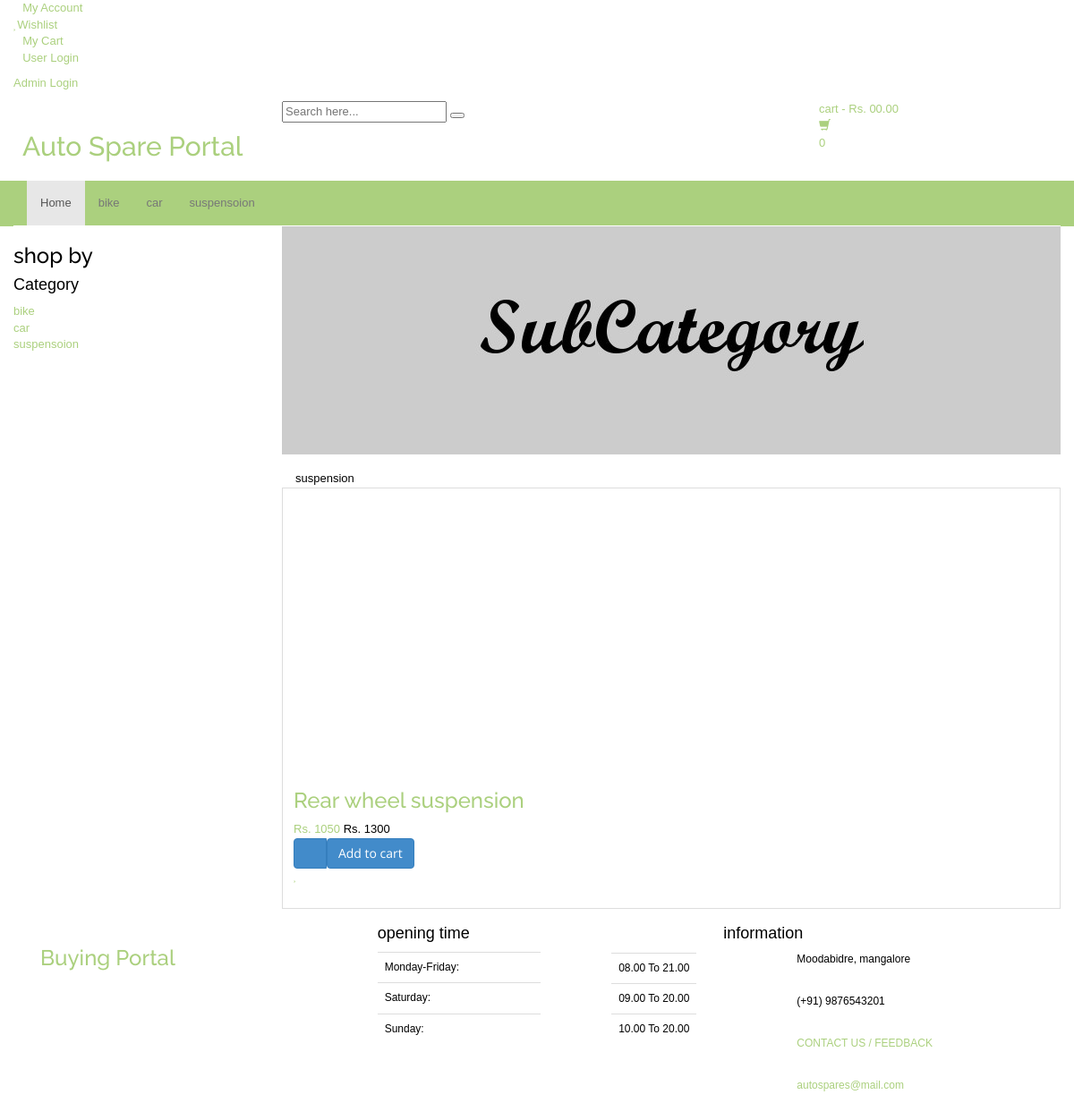
Page /sub-category.php?scid=15 on the committed database.
### tables this page shows
CREATE TABLE `category` (
  `id` int(11) NOT NULL,
  `categoryName` varchar(255) DEFAULT NULL,
  `categoryDescription` longtext DEFAULT NULL,
  `creationDate` timestamp NOT NULL DEFAULT current_timestamp(),
  `updationDate` varchar(255) DEFAULT NULL
);

CREATE TABLE `subcategory` (
  `id` int(11) NOT NULL,
  `categoryid` int(11) DEFAULT NULL,
  `subcategory` varchar(255) DEFAULT NULL,
  `creationDate` timestamp NULL DEFAULT current_timestamp(),
  `updationDate` varchar(255) DEFAULT NULL
);

CREATE TABLE `products` (
  `id` int(11) NOT NULL,
  `category` int(11) NOT NULL,
  `subCategory` int(11) DEFAULT NULL,
  `productName` varchar(255) DEFAULT NULL,
  `productCompany` varchar(255) DEFAULT NULL,
  `productPrice` int(11) DEFAULT NULL,
  `productPriceBeforeDiscount` int(11) DEFAULT NULL,
  `productDescription` longtext DEFAULT NULL,
  `productImage1` varchar(255) DEFAULT NULL,
  `productImage2` varchar(255) DEFAULT NULL,
  `productImage3` varchar(255) DEFAULT NULL,
  `shippingCharge` int(11) DEFAULT NULL,
  `productAvailability` varchar(255) DEFAULT NULL,
  `postingDate` timestamp NULL DEFAULT current_timestamp(),
  `updationDate` varchar(255) DEFAULT NULL
);

### sub-category.php (the view, shortened to what this page needs)
<?php
include('includes/config.php');
$cid=intval($_GET['scid']);
?>
<!DOCTYPE html>
<html lang="en">
	<head>
	    <link rel="stylesheet" href="assets/css/bootstrap.min.css">
	    <link rel="stylesheet" href="assets/css/main.css">
	    <link rel="stylesheet" href="assets/css/green.css">
	    <link rel="stylesheet" href="assets/css/owl.carousel.css">
		<link rel="stylesheet" href="assets/css/owl.transitions.css">
		<link href="assets/css/lightbox.css" rel="stylesheet">
		<link rel="stylesheet" href="assets/css/animate.min.css">
		<link rel="stylesheet" href="assets/css/rateit.css">
		<link rel="stylesheet" href="assets/css/bootstrap-select.min.css">
		<link rel="stylesheet" href="assets/css/config.css">
		<link href="assets/css/green.css" rel="alternate stylesheet" title="Green color">
		<link href="assets/css/blue.css" rel="alternate stylesheet" title="Blue color">
		<link href="assets/css/red.css" rel="alternate stylesheet" title="Red color">
		<link href="assets/css/orange.css" rel="alternate stylesheet" title="Orange color">
		<link href="assets/css/dark-green.css" rel="alternate stylesheet" title="Darkgreen color">
		<link rel="stylesheet" href="assets/css/font-awesome.min.css">
	</head>
    <body class="cnt-home">
<header class="header-style-1">
<?php include('includes/top-header.php');?>
<?php include('includes/main-header.php');?>
<?php include('includes/menu-bar.php');?>
</header>
<div class="body-content outer-top-xs">
	<div class='container'>
		<div class='row outer-bottom-sm'>
			<div class='col-md-3 sidebar'>
	            <div class="sidebar-module-container">
	            	<h3 class="section-title">shop by</h3>
	            	<div class="sidebar-filter">
<div class="sidebar-widget wow fadeInUp outer-bottom-xs ">
	<div class="widget-header m-t-20">
		<h4 class="widget-title">Category</h4>
	</div>
	<div class="sidebar-widget-body m-t-10">
	         <?php $sql=mysqli_query($con,"select id,categoryName  from category");
while($row=mysqli_fetch_array($sql))
{
    ?>
		<div class="accordion">
	    	<div class="accordion-group">
	            <div class="accordion-heading">
	                <a href="category.php?cid=<?php echo $row['id'];?>"  class="accordion-toggle collapsed">
	                   <?php echo $row['categoryName'];?>
	                </a>
	            </div>
	        </div>
	    </div>
	    <?php } ?>
	</div>
</div>
	            	</div>
	            </div>
            </div>
			<div class='col-md-9'>
	<div id="category" class="category-carousel hidden-xs">
		<div class="item">
			<div class="image">
				<img src="assets/images/banners/cat-banner-2.jpg" alt="" class="img-responsive">
			</div>
			<div class="container-fluid">
				<div class="caption vertical-top text-left">
					<div class="big-text">
						<br />
					</div>
					       <?php $sql=mysqli_query($con,"select subcategory  from subcategory where id='$cid'");
while($row=mysqli_fetch_array($sql))
{
    ?>
					<div class="excerpt hidden-sm hidden-md">
						<?php echo htmlentities($row['subcategory']);?>
					</div>
			<?php } ?>
				</div>
			</div>
		</div>
</div>
				<div class="search-result-container">
					<div id="myTabContent" class="tab-content">
						<div class="tab-pane active " id="grid-container">
							<div class="category-product  inner-top-vs">
								<div class="row">
			<?php
$ret=mysqli_query($con,"select * from products where subCategory='$cid'");
$num=mysqli_num_rows($ret);
if($num>0)
{
while ($row=mysqli_fetch_array($ret))
{?>
		<div class="col-sm-6 col-md-4 wow fadeInUp">
			<div class="products">
	<div class="product">
		<div class="product-image">
			<div class="image">
				<a href="product-details.php?pid=<?php echo htmlentities($row['id']);?>"><img  src="assets/images/blank.gif" data-echo="admin/productimages/<?php echo htmlentities($row['id']);?>/<?php echo htmlentities($row['productImage1']);?>" alt="" width="200" height="300"></a>
			</div>
		</div>
		<div class="product-info text-left">
			<h3 class="name"><a href="product-details.php?pid=<?php echo htmlentities($row['id']);?>"><?php echo htmlentities($row['productName']);?></a></h3>
			<div class="product-price">
				<span class="price">
					Rs. <?php echo htmlentities($row['productPrice']);?>			</span>
										     <span class="price-before-discount">Rs. <?php echo htmlentities($row['productPriceBeforeDiscount']);?></span>
			</div>
		</div>
					<div class="cart clearfix animate-effect">
				<div class="action">
					<ul class="list-unstyled">
						<li class="add-cart-button btn-group">
						<?php if($row['productAvailability']=='In Stock'){?>
										<button class="btn btn-primary icon" data-toggle="dropdown" type="button">
								<i class="fa fa-shopping-cart"></i>
							</button>
							<a href="category.php?page=product&action=add&id=<?php echo $row['id']; ?>">
							<button class="btn btn-primary" type="button">Add to cart</button></a>
								<?php } else {?>
							<div class="action" style="color:red">Out of Stock</div>
					<?php } ?>
						</li>
		                <li class="lnk wishlist">
							<a class="add-to-cart" href="category.php?pid=<?php echo htmlentities($row['id'])?>&&action=wishlist" title="Wishlist">
								 <i class="icon fa fa-heart"></i>
							</a>
						</li>
					</ul>
				</div>
			</div>
			</div>
			</div>
		</div>
	  <?php } } else {?>
		<div class="col-sm-6 col-md-4 wow fadeInUp"> <h3>No Product Found</h3>
		</div>
<?php } ?>
										</div>
							</div>
						</div>
				</div>
			</div>
		</div></div>
</div>
</div>
<?php include('includes/footer.php');?>
</body>
</html>

### includes/menu-bar.php (shortened to what this page needs)
<div class="header-nav animate-dropdown">
    <div class="container">
        <div class="yamm navbar navbar-default" role="navigation">
            <div class="nav-bg-class">
                <div class="navbar-collapse collapse" id="mc-horizontal-menu-collapse">
	<div class="nav-outer">
		<ul class="nav navbar-nav">
			<li class="active dropdown yamm-fw">
				<a href="index.php" data-hover="dropdown" class="dropdown-toggle">Home</a>
			</li>
              <?php $sql=mysqli_query($con,"select id,categoryName  from category limit 6");
while($row=mysqli_fetch_array($sql))
{
    ?>
			<li class="dropdown yamm">
				<a href="category.php?cid=<?php echo $row['id'];?>"> <?php echo $row['categoryName'];?></a>
			</li>
			<?php } ?>
		</ul>
		<div class="clearfix"></div>
	</div>
</div>
            </div>
        </div>
    </div>
</div>

### assets/css/green.css (style rules this page uses)
a { color: #abd07e; }
.header-style-1 .header-nav { background: #abd07e; }
.cnt-home .header-style-1 .header-nav .navbar .navbar-nav > li.active { background: #84b943; }
.product .product-info .product-price .price { color: #abd07e; }
.sidebar .sidebar-module-container .sidebar-widget .sidebar-widget-body .accordion .accordion-group .accordion-heading .accordion-toggle, .sidebar .sidebar-module-container .sidebar-widget .sidebar-widget-body .accordion .accordion-group .accordion-heading .accordion-toggle:hover, .sidebar .sidebar-module-container .sidebar-widget .sidebar-widget-body .accordion .accordion-group .accordion-heading .accordion-toggle:focus, .sidebar .sidebar-module-container .sidebar-widget .sidebar-widget-body .accordion .accordion-group .accordion-heading .accordion-toggle:after { color: #abd07e; }

### assets/css/lightbox.css (style rules this page uses)
body:after { content: url(../images/close.png) url(../images/loading.gif) url(../images/prev.png) url(../images/next.png); display: none; }

### assets/css/blue.css (style rules this page uses)
a { color: #3498db; }
.header-style-1 .header-nav { background: #3498db; }
.cnt-home .header-style-1 .header-nav .navbar .navbar-nav > li.active { background: #1d6ca1; }
.product .product-info .product-price .price { color: #3498db; }
.sidebar .sidebar-module-container .sidebar-widget .sidebar-widget-body .accordion .accordion-group .accordion-heading .accordion-toggle, .sidebar .sidebar-module-container .sidebar-widget .sidebar-widget-body .accordion .accordion-group .accordion-heading .accordion-toggle:hover, .sidebar .sidebar-module-container .sidebar-widget .sidebar-widget-body .accordion .accordion-group .accordion-heading .accordion-toggle:focus, .sidebar .sidebar-module-container .sidebar-widget .sidebar-widget-body .accordion .accordion-group .accordion-heading .accordion-toggle:after { color: #3498db; }

### assets/css/red.css (style rules this page uses)
a { color: #ff6c6c; }
.header-style-1 .header-nav { background: #ff6c6c; }
.cnt-home .header-style-1 .header-nav .navbar .navbar-nav > li.active { background: #ff1a1a; }
.product .product-info .product-price .price { color: #ff6c6c; }
.sidebar .sidebar-module-container .sidebar-widget .sidebar-widget-body .accordion .accordion-group .accordion-heading .accordion-toggle, .sidebar .sidebar-module-container .sidebar-widget .sidebar-widget-body .accordion .accordion-group .accordion-heading .accordion-toggle:hover, .sidebar .sidebar-module-container .sidebar-widget .sidebar-widget-body .accordion .accordion-group .accordion-heading .accordion-toggle:focus, .sidebar .sidebar-module-container .sidebar-widget .sidebar-widget-body .accordion .accordion-group .accordion-heading .accordion-toggle:after { color: #ff6c6c; }

### assets/css/orange.css (style rules this page uses)
a { color: #f39c12; }
.header-style-1 .header-nav { background: #f39c12; }
.cnt-home .header-style-1 .header-nav .navbar .navbar-nav > li.active { background: #ab6c09; }
.product .product-info .product-price .price { color: #f39c12; }
.sidebar .sidebar-module-container .sidebar-widget .sidebar-widget-body .accordion .accordion-group .accordion-heading .accordion-toggle, .sidebar .sidebar-module-container .sidebar-widget .sidebar-widget-body .accordion .accordion-group .accordion-heading .accordion-toggle:hover, .sidebar .sidebar-module-container .sidebar-widget .sidebar-widget-body .accordion .accordion-group .accordion-heading .accordion-toggle:focus, .sidebar .sidebar-module-container .sidebar-widget .sidebar-widget-body .accordion .accordion-group .accordion-heading .accordion-toggle:after { color: #f39c12; }

### assets/css/dark-green.css (style rules this page uses)
a { color: #12cca7; }
.header-style-1 .header-nav { background: #12cca7; }
.cnt-home .header-style-1 .header-nav .navbar .navbar-nav > li.active { background: #0b816a; }
.product .product-info .product-price .price { color: #12cca7; }
.sidebar .sidebar-module-container .sidebar-widget .sidebar-widget-body .accordion .accordion-group .accordion-heading .accordion-toggle, .sidebar .sidebar-module-container .sidebar-widget .sidebar-widget-body .accordion .accordion-group .accordion-heading .accordion-toggle:hover, .sidebar .sidebar-module-container .sidebar-widget .sidebar-widget-body .accordion .accordion-group .accordion-heading .accordion-toggle:focus, .sidebar .sidebar-module-container .sidebar-widget .sidebar-widget-body .accordion .accordion-group .accordion-heading .accordion-toggle:after { color: #12cca7; }

### rows in the picture
category: categoryName "bike"
category: categoryName "car"
category: categoryName "suspensoion"
subcategory: subcategory "suspension"
products: productName "Rear wheel suspension", productPrice "1050", productPriceBeforeDiscount "1300"
